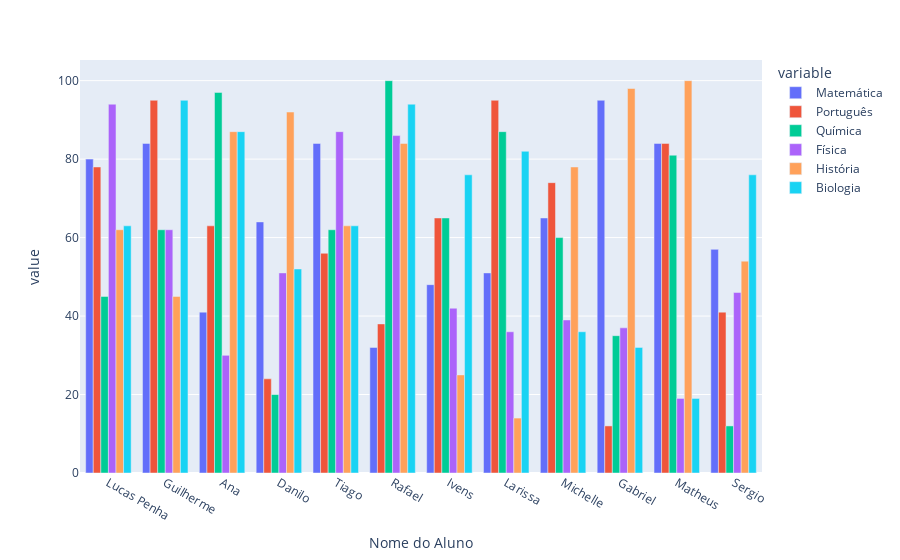

The cell this chart's notebook holds for it:
### Code cell
px.bar(df, x="Nome do Aluno", y= materias,   barmode="group")

### Figure 1 — Plotly figure (JSON) as saved in the notebook; plotly's stock layout.template omitted (floating-point values rounded to 4 significant figures)
{"data": [{"alignmentgroup": "True", "hovertemplate": "variable=Matemática<br>Nome do Aluno=%{x}<br>value=%{y}<extra></extra>", "legendgroup": "Matemática", "marker": {"color": "#636efa", "pattern": {"shape": ""}}, "name": "Matemática", "offsetgroup": "Matemática", "orientation": "v", "showlegend": true, "textposition": "auto", "type": "bar", "x": ["Lucas Penha", "Guilherme", "Ana", "Danilo", "Tiago", "Rafael", "Ivens", "Larissa", "Michelle", "Gabriel", "Matheus", "Sergio"], "xaxis": "x", "y": [80, 84, 41, 64, 84, 32, 48, 51, 65, 95, 84, 57], "yaxis": "y"}, {"alignmentgroup": "True", "hovertemplate": "variable=Português<br>Nome do Aluno=%{x}<br>value=%{y}<extra></extra>", "legendgroup": "Português", "marker": {"color": "#EF553B", "pattern": {"shape": ""}}, "name": "Português", "offsetgroup": "Português", "orientation": "v", "showlegend": true, "textposition": "auto", "type": "bar", "x": ["Lucas Penha", "Guilherme", "Ana", "Danilo", "Tiago", "Rafael", "Ivens", "Larissa", "Michelle", "Gabriel", "Matheus", "Sergio"], "xaxis": "x", "y": [78, 95, 63, 24, 56, 38, 65, 95, 74, 12, 84, 41], "yaxis": "y"}, {"alignmentgroup": "True", "hovertemplate": "variable=Química<br>Nome do Aluno=%{x}<br>value=%{y}<extra></extra>", "legendgroup": "Química", "marker": {"color": "#00cc96", "pattern": {"shape": ""}}, "name": "Química", "offsetgroup": "Química", "orientation": "v", "showlegend": true, "textposition": "auto", "type": "bar", "x": ["Lucas Penha", "Guilherme", "Ana", "Danilo", "Tiago", "Rafael", "Ivens", "Larissa", "Michelle", "Gabriel", "Matheus", "Sergio"], "xaxis": "x", "y": [45, 62, 97, 20, 62, 100, 65, 87, 60, 35, 81, 12], "yaxis": "y"}, {"alignmentgroup": "True", "hovertemplate": "variable=Física<br>Nome do Aluno=%{x}<br>value=%{y}<extra></extra>", "legendgroup": "Física", "marker": {"color": "#ab63fa", "pattern": {"shape": ""}}, "name": "Física", "offsetgroup": "Física", "orientation": "v", "showlegend": true, "textposition": "auto", "type": "bar", "x": ["Lucas Penha", "Guilherme", "Ana", "Danilo", "Tiago", "Rafael", "Ivens", "Larissa", "Michelle", "Gabriel", "Matheus", "Sergio"], "xaxis": "x", "y": [94, 62, 30, 51, 87, 86, 42, 36, 39, 37, 19, 46], "yaxis": "y"}, {"alignmentgroup": "True", "hovertemplate": "variable=História<br>Nome do Aluno=%{x}<br>value=%{y}<extra></extra>", "legendgroup": "História", "marker": {"color": "#FFA15A", "pattern": {"shape": ""}}, "name": "História", "offsetgroup": "História", "orientation": "v", "showlegend": true, "textposition": "auto", "type": "bar", "x": ["Lucas Penha", "Guilherme", "Ana", "Danilo", "Tiago", "Rafael", "Ivens", "Larissa", "Michelle", "Gabriel", "Matheus", "Sergio"], "xaxis": "x", "y": [62, 45, 87, 92, 63, 84, 25, 14, 78, 98, 100, 54], "yaxis": "y"}, {"alignmentgroup": "True", "hovertemplate": "variable=Biologia<br>Nome do Aluno=%{x}<br>value=%{y}<extra></extra>", "legendgroup": "Biologia", "marker": {"color": "#19d3f3", "pattern": {"shape": ""}}, "name": "Biologia", "offsetgroup": "Biologia", "orientation": "v", "showlegend": true, "textposition": "auto", "type": "bar", "x": ["Lucas Penha", "Guilherme", "Ana", "Danilo", "Tiago", "Rafael", "Ivens", "Larissa", "Michelle", "Gabriel", "Matheus", "Sergio"], "xaxis": "x", "y": [63, 95, 87, 52, 63, 94, 76, 82, 36, 32, 19, 76], "yaxis": "y"}], "layout": {"barmode": "group", "legend": {"title": {"text": "variable"}, "tracegroupgap": 0}, "margin": {"t": 60}, "xaxis": {"anchor": "y", "domain": [0, 1], "title": {"text": "Nome do Aluno"}}, "yaxis": {"anchor": "x", "domain": [0, 1], "title": {"text": "value"}}}}
